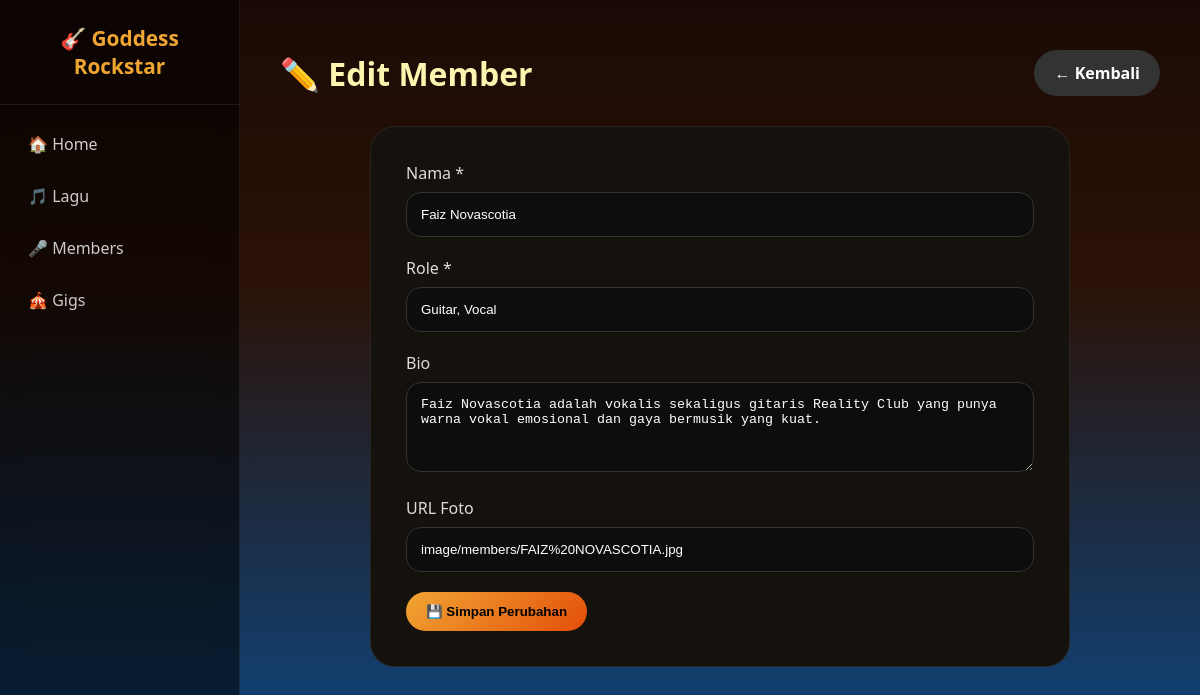
/edit_member.php?id=2, run on the app's committed database.
### tables this page shows
CREATE TABLE `members` (
  `id_member` int(11) NOT NULL,
  `nama` varchar(100) NOT NULL,
  `role` varchar(50) NOT NULL,
  `bio` text DEFAULT NULL,
  `foto_url` varchar(255) DEFAULT NULL
);

### edit_member.php (the view, shortened to what this page needs)
<?php
include 'koneksi.php';
$id     = (int) $_GET['id'];
$result = mysqli_query($conn, "SELECT * FROM members WHERE id_member = $id");
$member = mysqli_fetch_assoc($result);
?>
<!DOCTYPE html>
<html lang="id">
<head>
    <link rel="stylesheet" href="style.css">
</head>
<body>
<div class="layout">
    <aside class="sidebar">
        <div class="sidebar-brand">🎸 Goddess<br>Rockstar</div>
        <nav class="sidebar-nav">
            <a href="index.php">🏠 Home</a>
            <a href="lagu.php">🎵 Lagu</a>
            <a href="members.php">🎤 Members</a>
            <a href="gigs.php">🎪 Gigs</a>
        </nav>
    </aside>
    <main class="main-content">
<div class="container">
    <div class="page-header">
        <h2>✏️ Edit Member</h2>
        <a href="members.php" class="btn btn-back">← Kembali</a>
    </div>
    <div class="form-box">
        <form method="POST" action="edit_member.php?id=<?= $id ?>">
            <div class="form-group">
                <label>Nama *</label>
                <input type="text" name="nama" value="<?= htmlspecialchars($member['nama']) ?>" required>
            </div>
            <div class="form-group">
                <label>Role *</label>
                <input type="text" name="role" value="<?= htmlspecialchars($member['role']) ?>">
            </div>
            <div class="form-group">
                <label>Bio</label>
                <textarea name="bio" rows="4"><?= htmlspecialchars($member['bio']) ?></textarea>
            </div>
            <div class="form-group">
                <label>URL Foto</label>
                <input type="text" name="foto_url" value="<?= htmlspecialchars($member['foto_url']) ?>">
            </div>
            <button type="submit" name="submit" class="btn btn-add">💾 Simpan Perubahan</button>
        </form>
    </div>
</div>
</body>
</html>

### style.css (style rules this page uses)
:root { --cream:#FCF5AF; --yellow:#F0A533; --orange:#E44F0A; --red:#BA011A; --blue:#0B4B8B; --black:#000000; --card:#15110d; --card2:#1d1712; --text:#f5f5f5; --muted:#b8a99a; --sidebar-w:240px; }
* { margin:0; padding:0; box-sizing:border-box; }
html { scroll-behavior:smooth; }
body { font-family:'Segoe UI',sans-serif; color:var(--text); min-height:100vh; overflow-x:hidden; background: linear-gradient(180deg, #1a0a05 0%, #2b1206 35%, #0B4B8B 100%); }
.layout { display:flex; min-height:100vh; }
.sidebar { width:var(--sidebar-w); flex-shrink:0; background:rgba(0,0,0,.55); backdrop-filter:blur(12px); border-right:1px solid rgba(255,255,255,.08); padding:24px 0; position:fixed; top:0; left:0; bottom:0; display:flex; flex-direction:column; }
.sidebar-brand { font-size:1.3rem; font-weight:800; color:var(--yellow); text-align:center; padding:0 16px 24px; border-bottom:1px solid rgba(255,255,255,.08); margin-bottom:16px; }
.sidebar-nav { display:flex; flex-direction:column; gap:6px; padding:0 12px; }
.sidebar-nav a { color:#ccc; text-decoration:none; padding:12px 16px; border-radius:12px; font-weight:500; transition:.25s; }
.main-content { margin-left:var(--sidebar-w); width:100%; }
.container { max-width:1200px; margin:auto; padding:50px 40px; }
.page-header { display:flex; justify-content:space-between; align-items:center; margin-bottom:30px; }
.page-header h2 { font-size:2rem; color:var(--cream); }
.btn { border:none; text-decoration:none; border-radius:999px; padding:12px 20px; cursor:pointer; transition:.3s; font-weight:600; display:inline-block; }
.btn-add { background:linear-gradient(135deg, var(--yellow), var(--orange)); color:black; }
.btn-back, .btn-reset { background:#333; color:white; }
.form-box { max-width:700px; margin:auto; background:var(--card); border-radius:25px; padding:35px; border:1px solid rgba(255,255,255,.08); }
.form-group { margin-bottom:20px; }
.form-group label { display:block; margin-bottom:8px; color:#ddd; }
.form-group input, .form-group textarea, .form-group select { width:100%; padding:14px; border-radius:15px; background:#0d0d0d; border:1px solid #333; color:white; }

### data on the page
members: nama "Faiz Novascotia", role "Guitar, Vocal", bio "Faiz Novascotia adalah vokalis sekaligus gitaris Reality Club yang punya warna vokal emosional dan gaya bermusik yang kuat.", foto_url "image/members/FAIZ%20NOVASCOTIA.jpg"
